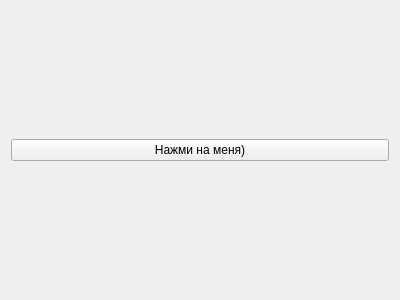
<?xml version="1.0" encoding="UTF-8"?>
<ui version="4.0">
 <class>Form</class>
 <widget class="QWidget" name="Form">
  <property name="geometry">
   <rect>
    <x>0</x>
    <y>0</y>
    <width>400</width>
    <height>300</height>
   </rect>
  </property>
  <property name="windowTitle">
   <string>Form</string>
  </property>
  <layout class="QVBoxLayout" name="verticalLayout">
   <item>
    <widget class="QPushButton" name="pushButton">
     <property name="text">
      <string>Нажми на меня)</string>
     </property>
    </widget>
   </item>
  </layout>
 </widget>
 <resources/>
 <connections/>
</ui>
